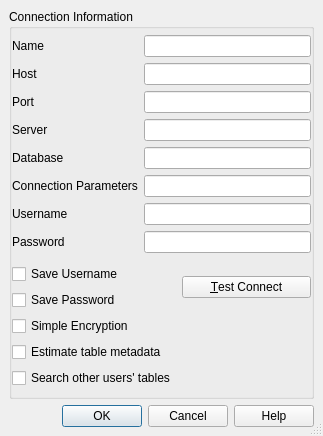
<?xml version="1.0" encoding="UTF-8"?>
<ui version="4.0">
 <class>SaNewConnectionBase</class>
 <widget class="QDialog" name="SaNewConnectionBase">
  <property name="geometry">
   <rect>
    <x>0</x>
    <y>0</y>
    <width>323</width>
    <height>436</height>
   </rect>
  </property>
  <property name="sizePolicy">
   <sizepolicy hsizetype="MinimumExpanding" vsizetype="MinimumExpanding">
    <horstretch>0</horstretch>
    <verstretch>0</verstretch>
   </sizepolicy>
  </property>
  <property name="windowTitle">
   <string>Create a new SQL Anywhere connection</string>
  </property>
  <property name="sizeGripEnabled">
   <bool>true</bool>
  </property>
  <property name="modal">
   <bool>true</bool>
  </property>
  <layout class="QGridLayout">
   <property name="margin">
    <number>9</number>
   </property>
   <property name="spacing">
    <number>6</number>
   </property>
   <item row="0" column="0">
    <widget class="QGroupBox" name="GroupBox1">
     <property name="title">
      <string>Connection Information</string>
     </property>
     <layout class="QGridLayout">
      <property name="margin">
       <number>0</number>
      </property>
      <property name="spacing">
       <number>5</number>
      </property>
      <item row="0" column="0">
       <layout class="QHBoxLayout">
        <property name="spacing">
         <number>6</number>
        </property>
        <property name="margin">
         <number>0</number>
        </property>
        <item>
         <layout class="QVBoxLayout">
          <property name="spacing">
           <number>6</number>
          </property>
          <property name="margin">
           <number>0</number>
          </property>
          <item>
           <widget class="QLabel" name="TextLabel1">
            <property name="text">
             <string>Name</string>
            </property>
            <property name="buddy">
             <cstring>txtName</cstring>
            </property>
           </widget>
          </item>
          <item>
           <widget class="QLabel" name="TextLabel2">
            <property name="text">
             <string>Host</string>
            </property>
            <property name="buddy">
             <cstring>txtHost</cstring>
            </property>
           </widget>
          </item>
          <item>
           <widget class="QLabel" name="TextLabel3">
            <property name="text">
             <string>Port</string>
            </property>
            <property name="buddy">
             <cstring>txtPort</cstring>
            </property>
           </widget>
          </item>
          <item>
           <widget class="QLabel" name="TextLabel4">
            <property name="text">
             <string>Server</string>
            </property>
            <property name="buddy">
             <cstring>txtServer</cstring>
            </property>
           </widget>
          </item>
          <item>
           <widget class="QLabel" name="TextLabel5">
            <property name="text">
             <string>Database</string>
            </property>
            <property name="buddy">
             <cstring>txtDatabase</cstring>
            </property>
           </widget>
          </item>
          <item>
           <widget class="QLabel" name="TextLabel6">
            <property name="text">
             <string>Connection Parameters</string>
            </property>
            <property name="buddy">
             <cstring>txtParameters</cstring>
            </property>
           </widget>
          </item>
          <item>
           <widget class="QLabel" name="TextLabel7">
            <property name="text">
             <string>Username</string>
            </property>
            <property name="buddy">
             <cstring>txtUsername</cstring>
            </property>
           </widget>
          </item>
          <item>
           <widget class="QLabel" name="TextLabel8">
            <property name="text">
             <string>Password</string>
            </property>
            <property name="buddy">
             <cstring>txtPassword</cstring>
            </property>
           </widget>
          </item>
         </layout>
        </item>
        <item>
         <layout class="QVBoxLayout">
          <property name="spacing">
           <number>6</number>
          </property>
          <property name="margin">
           <number>0</number>
          </property>
          <item>
           <widget class="QLineEdit" name="txtName">
            <property name="toolTip">
             <string>Name of the new connection</string>
            </property>
           </widget>
          </item>
          <item>
           <widget class="QLineEdit" name="txtHost">
            <property name="toolTip">
             <string>Name or IP address of computer hosting the database server (leave blank for local connections)</string>
            </property>
           </widget>
          </item>
          <item>
           <widget class="QLineEdit" name="txtPort">
            <property name="toolTip">
             <string>Port number used by the database server (leave blank for default 2638)</string>
            </property>
           </widget>
          </item>
          <item>
           <widget class="QLineEdit" name="txtServer">
            <property name="toolTip">
             <string>Name of the database server (leave blank for default server on host)</string>
            </property>
           </widget>
          </item>
          <item>
           <widget class="QLineEdit" name="txtDatabase">
            <property name="toolTip">
             <string>Name of the database (leave blank for default database on server)</string>
            </property>
           </widget>
          </item>
          <item>
           <widget class="QLineEdit" name="txtParameters">
            <property name="toolTip">
             <string>Additional connection parameters</string>
            </property>
           </widget>
          </item>
          <item>
           <widget class="QLineEdit" name="txtUsername">
            <property name="toolTip">
             <string>Database username</string>
            </property>
           </widget>
          </item>
          <item>
           <widget class="QLineEdit" name="txtPassword">
            <property name="toolTip">
             <string>Database password</string>
            </property>
            <property name="echoMode">
             <enum>QLineEdit::Password</enum>
            </property>
           </widget>
          </item>
         </layout>
        </item>
       </layout>
      </item>
      <item row="1" column="0">
       <layout class="QGridLayout" name="gridLayout_1">
        <property name="margin">
         <number>0</number>
        </property>
        <item row="0" column="0">
         <widget class="QCheckBox" name="chkStoreUsername">
          <property name="toolTip">
           <string>Save the connection username in the registry</string>
          </property>
          <property name="text">
           <string>Save Username</string>
          </property>
         </widget>
        </item>
        <item row="0" column="1" rowspan="2">
         <widget class="QPushButton" name="btnConnect">
          <property name="text">
           <string>&amp;Test Connect</string>
          </property>
         </widget>
        </item>
        <item row="1" column="0">
         <widget class="QCheckBox" name="chkStorePassword">
          <property name="toolTip">
           <string>Save the connection password in the registry (WARNING: NOT SECURE)</string>
          </property>
          <property name="text">
           <string>Save Password</string>
          </property>
         </widget>
        </item>
        <item row="2" column="0">
         <widget class="QCheckBox" name="chkSimpleEncryption">
          <property name="toolTip">
           <string>Encrypt packets using simple encryption</string>
          </property>
          <property name="text">
           <string>Simple Encryption</string>
          </property>
         </widget>
        </item>
        <item row="3" column="0">
         <widget class="QCheckBox" name="chkEstimateMetadata">
          <property name="toolTip">
           <string>Use estimates for certain layer properties such as cardinality, extent, etc. (improves performance)</string>
          </property>
          <property name="text">
           <string>Estimate table metadata</string>
          </property>
         </widget>
        </item>
        <item row="4" column="0">
         <widget class="QCheckBox" name="chkOtherSchemas">
          <property name="toolTip">
           <string>Search for geometry columns in tables owned by other users</string>
          </property>
          <property name="text">
           <string>Search other users' tables</string>
          </property>
         </widget>
        </item>
       </layout>
      </item>
     </layout>
    </widget>
   </item>
   <item row="1" column="0">
    <widget class="QDialogButtonBox" name="buttonBox">
     <property name="standardButtons">
      <set>QDialogButtonBox::Cancel|QDialogButtonBox::Help|QDialogButtonBox::Ok</set>
     </property>
    </widget>
   </item>
  </layout>
 </widget>
 <layoutdefault spacing="6" margin="11"/>
 <tabstops>
  <tabstop>txtName</tabstop>
  <tabstop>txtHost</tabstop>
  <tabstop>txtPort</tabstop>
  <tabstop>txtServer</tabstop>
  <tabstop>txtDatabase</tabstop>
  <tabstop>txtParameters</tabstop>
  <tabstop>txtUsername</tabstop>
  <tabstop>txtPassword</tabstop>
  <tabstop>chkStoreUsername</tabstop>
  <tabstop>chkStorePassword</tabstop>
  <tabstop>chkSimpleEncryption</tabstop>
  <tabstop>chkEstimateMetadata</tabstop>
  <tabstop>chkOtherSchemas</tabstop>
  <tabstop>btnConnect</tabstop>
  <tabstop>buttonBox</tabstop>
 </tabstops>
 <resources/>
 <connections>
  <connection>
   <sender>buttonBox</sender>
   <signal>rejected()</signal>
   <receiver>SaNewConnectionBase</receiver>
   <slot>reject()</slot>
   <hints>
    <hint type="sourcelabel">
     <x>313</x>
     <y>501</y>
    </hint>
    <hint type="destinationlabel">
     <x>451</x>
     <y>312</y>
    </hint>
   </hints>
  </connection>
  <connection>
   <sender>buttonBox</sender>
   <signal>accepted()</signal>
   <receiver>SaNewConnectionBase</receiver>
   <slot>accept()</slot>
   <hints>
    <hint type="sourcelabel">
     <x>395</x>
     <y>501</y>
    </hint>
    <hint type="destinationlabel">
     <x>450</x>
     <y>287</y>
    </hint>
   </hints>
  </connection>
 </connections>
</ui>
